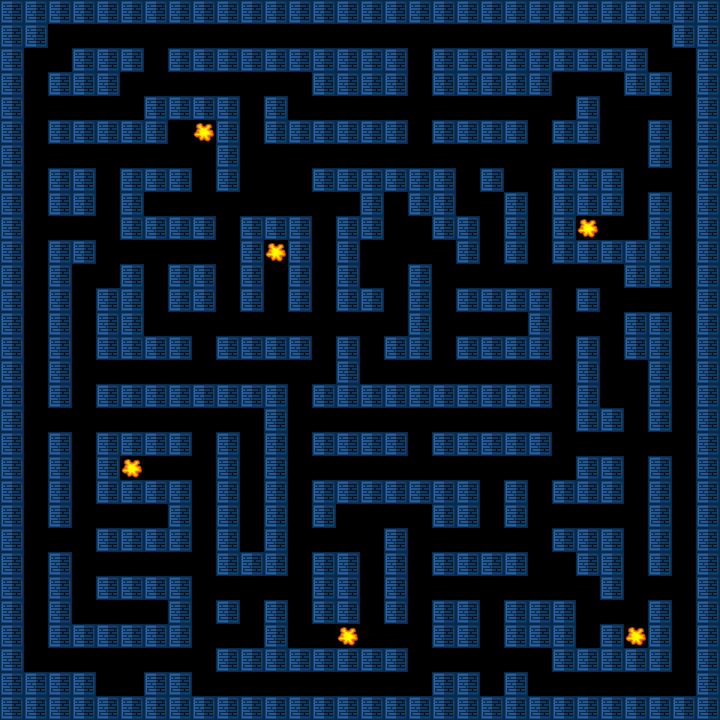

Below is a game level as drawn by its tile map, then a one-line description and the .tmx file that defines it, in full:
An orthogonal 30x30 tile map with 24x24 px tiles, 2 tile layers (Walls, BG), 2 tilesets.

<map version="1.5" tiledversion="1.7.2" orientation="orthogonal" renderorder="right-down" width="30" height="30" tilewidth="24" tileheight="24" infinite="0" nextlayerid="5" nextobjectid="1">
 <tileset firstgid="1" source="pacman-wall.tsx" />
 <tileset firstgid="7" source="pacmanSprites.tsx" />
 <layer id="2" name="Walls" width="30" height="30">
  <data encoding="csv">
2,2,2,2,2,2,2,2,2,2,2,2,2,2,2,2,2,2,2,2,2,2,2,2,2,2,2,2,2,2,
2,2,0,0,0,0,0,0,0,0,0,0,0,0,0,0,0,0,0,0,0,0,0,0,0,0,0,0,2,2,
2,0,0,2,2,2,0,2,2,2,2,2,2,2,2,2,2,0,2,2,2,2,2,2,2,2,2,0,0,2,
2,0,2,2,2,0,0,0,0,0,0,0,0,2,2,2,2,0,2,2,2,2,2,0,0,0,2,2,0,2,
2,0,0,0,0,0,2,2,2,2,0,2,0,0,0,0,0,0,0,0,0,0,0,0,2,0,0,0,0,2,
2,0,2,2,2,2,2,0,0,2,0,2,2,2,2,2,2,0,2,2,2,2,0,2,2,0,0,2,0,2,
2,0,0,0,0,0,0,0,0,2,0,0,0,0,0,0,0,0,0,0,0,0,0,0,0,0,0,2,0,2,
2,0,2,2,0,2,2,2,0,2,0,0,0,2,2,2,2,2,2,0,2,2,0,2,2,2,0,0,0,2,
2,0,2,2,0,2,0,0,0,0,0,0,0,0,0,2,0,2,2,0,0,2,0,2,2,2,0,2,0,2,
2,0,0,0,0,2,2,2,2,0,2,2,2,0,2,2,0,0,2,2,0,2,0,2,0,0,0,2,0,2,
2,0,2,2,0,0,0,0,0,0,2,0,2,0,2,0,0,0,0,2,0,2,0,2,2,2,2,2,0,2,
2,0,2,0,0,2,0,2,2,0,2,0,2,0,2,0,0,2,0,0,0,0,0,0,0,0,2,2,0,2,
2,0,2,0,2,2,0,2,2,0,2,0,2,0,2,2,0,2,0,2,2,2,2,0,2,0,0,0,0,2,
2,0,2,0,2,2,0,0,0,0,0,0,0,0,0,0,0,2,0,0,0,0,2,0,0,0,2,2,0,2,
2,0,2,0,2,2,2,2,0,2,2,2,2,0,2,0,2,2,0,2,2,2,2,0,2,0,2,2,0,2,
2,0,2,0,0,0,0,0,0,0,0,0,0,0,2,0,0,0,0,0,0,0,0,0,2,0,0,2,0,2,
2,0,2,0,2,2,2,2,2,2,2,2,0,2,2,2,2,2,2,2,2,2,2,0,2,0,0,2,0,2,
2,0,0,0,0,0,0,0,0,0,0,2,0,0,0,0,0,0,0,0,0,0,0,0,2,2,0,2,0,2,
2,0,2,0,2,2,2,2,0,2,0,2,0,2,2,2,2,0,2,2,2,2,2,0,0,0,0,0,0,2,
2,0,2,0,2,0,0,0,0,2,0,2,0,0,0,0,0,0,0,0,0,0,0,0,2,2,0,2,0,2,
2,0,2,0,2,2,2,2,0,2,0,2,0,2,2,2,2,2,2,2,0,2,0,2,2,2,0,2,0,2,
2,0,2,0,0,0,0,2,0,2,0,2,0,2,0,0,0,0,2,2,0,2,0,0,0,0,0,2,0,2,
2,0,0,0,2,2,2,2,0,2,0,2,0,0,0,0,2,0,0,0,0,0,0,2,2,2,0,2,0,2,
2,0,2,0,0,0,0,0,0,2,2,2,0,2,2,0,2,0,2,2,2,2,0,0,2,2,0,2,0,2,
2,0,2,0,2,2,2,2,0,0,0,0,0,2,2,0,2,0,0,0,0,0,0,0,0,2,0,0,0,2,
2,0,2,0,0,0,0,2,0,2,0,2,0,2,2,0,2,0,2,2,0,2,2,2,0,0,0,2,0,2,
2,0,2,2,2,2,2,2,0,0,0,2,0,0,0,0,0,0,2,2,0,2,2,2,0,2,0,2,0,2,
2,0,0,0,0,0,0,0,0,2,2,2,2,2,2,2,2,0,0,0,0,0,0,2,2,2,2,2,0,2,
2,2,2,2,0,0,2,2,0,0,0,0,0,0,0,0,0,0,2,2,0,2,0,0,0,0,0,0,0,2,
2,2,2,2,2,2,2,2,2,2,2,2,2,2,2,2,2,2,2,2,2,2,2,2,2,2,2,2,2,2
</data>
 </layer>
 <layer id="4" name="BG" width="30" height="30">
  <data encoding="csv">
0,0,0,0,0,0,0,0,0,0,0,0,0,0,0,0,0,0,0,0,0,0,0,0,0,0,0,0,0,0,
0,0,5,5,5,5,5,5,5,5,5,5,5,5,5,5,5,5,5,5,5,5,5,5,5,5,5,5,0,0,
0,5,5,0,0,0,5,0,0,0,0,0,0,0,0,0,0,5,0,0,0,0,0,0,0,0,0,5,5,0,
0,5,0,0,0,5,5,5,5,5,5,5,5,0,0,0,0,5,0,0,0,0,0,5,5,5,0,0,5,0,
0,5,5,5,5,5,0,0,0,0,5,0,5,5,5,5,5,5,5,5,5,5,5,5,0,5,5,5,5,0,
0,5,0,0,0,0,0,5,4,0,5,0,0,0,0,0,0,5,0,0,0,0,5,0,0,5,5,0,5,0,
0,5,5,5,5,5,5,5,5,0,5,5,5,5,5,5,5,5,5,5,5,5,5,5,5,5,5,0,5,0,
0,5,0,0,5,0,0,0,5,0,5,5,5,0,0,0,0,0,0,5,0,5,5,0,0,0,5,5,5,0,
0,5,0,0,5,0,5,5,5,5,5,5,5,5,5,0,5,0,0,5,5,0,5,0,0,0,5,0,5,0,
0,5,5,5,5,0,0,0,0,5,0,0,0,5,0,0,5,5,0,0,5,0,5,0,4,5,5,0,5,0,
0,5,0,0,5,5,5,5,5,5,0,4,0,5,0,5,5,5,5,0,5,0,5,0,0,0,0,0,5,0,
0,5,0,5,5,0,5,0,0,5,0,5,0,5,0,5,5,0,5,5,5,5,5,5,5,5,0,0,5,0,
0,5,0,5,0,0,5,0,0,5,0,5,0,5,0,0,5,0,5,0,0,0,0,5,0,5,5,5,5,0,
0,5,0,5,0,0,5,5,5,5,5,5,5,5,5,5,5,0,5,5,5,5,0,5,5,5,0,0,5,0,
0,5,0,5,0,0,0,0,5,0,0,0,0,5,0,5,0,0,5,0,0,0,0,5,0,5,0,0,5,0,
0,5,0,5,5,5,5,5,5,5,5,5,5,5,0,5,5,5,5,5,5,5,5,5,0,5,5,0,5,0,
0,5,0,5,0,0,0,0,0,0,0,0,5,0,0,0,0,0,0,0,0,0,0,5,0,5,5,0,5,0,
0,5,5,5,5,5,5,5,5,5,5,0,5,5,5,5,5,5,5,5,5,5,5,5,0,0,5,0,5,0,
0,5,0,5,0,0,0,0,5,0,5,0,5,0,0,0,0,5,0,0,0,0,0,5,5,5,5,5,5,0,
0,5,0,5,0,4,5,5,5,0,5,0,5,5,5,5,5,5,5,5,5,5,5,5,0,0,5,0,5,0,
0,5,0,5,0,0,0,0,5,0,5,0,5,0,0,0,0,0,0,0,5,0,5,0,0,0,5,0,5,0,
0,5,0,5,5,5,5,0,5,0,5,0,5,0,5,5,5,5,0,0,5,0,5,5,5,5,5,0,5,0,
0,5,5,5,0,0,0,0,5,0,5,0,5,5,5,5,0,5,5,5,5,5,5,0,0,0,5,0,5,0,
0,5,0,5,5,5,5,5,5,0,0,0,5,0,0,5,0,5,0,0,0,0,5,5,0,0,5,0,5,0,
0,5,0,5,0,0,0,0,5,5,5,5,5,0,0,5,0,5,5,5,5,5,5,5,5,0,5,5,5,0,
0,5,0,5,5,5,5,0,5,0,5,0,5,0,0,5,0,5,0,0,5,0,0,0,5,5,5,0,5,0,
0,5,0,0,0,0,0,0,5,5,5,0,5,5,4,5,5,5,0,0,5,0,0,0,5,0,4,0,5,0,
0,5,5,5,5,5,5,5,5,0,0,0,0,0,0,0,0,5,5,5,5,5,5,0,0,0,0,0,5,0,
0,0,0,0,5,5,0,0,5,5,5,5,5,5,5,5,5,5,0,0,5,0,5,5,5,5,5,5,5,0,
0,0,0,0,0,0,0,0,0,0,0,0,0,0,0,0,0,0,0,0,0,0,0,0,0,0,0,0,0,0
</data>
 </layer>
</map>
